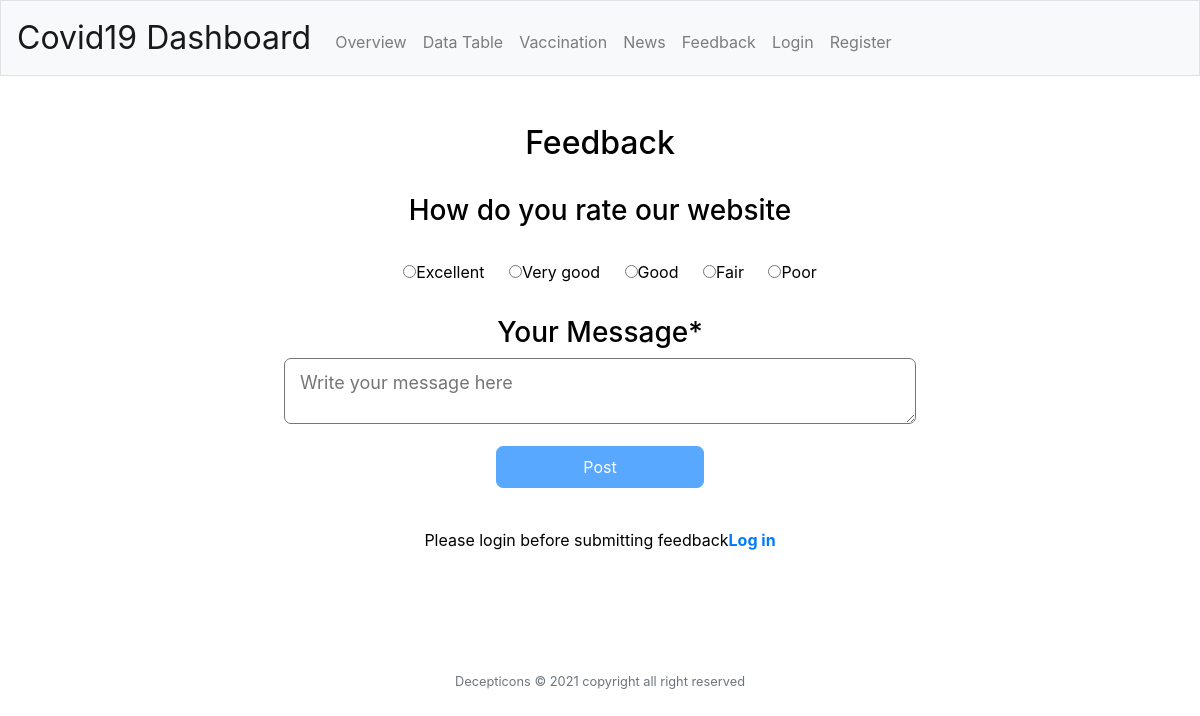
The page /feedback on the database as committed earlier.
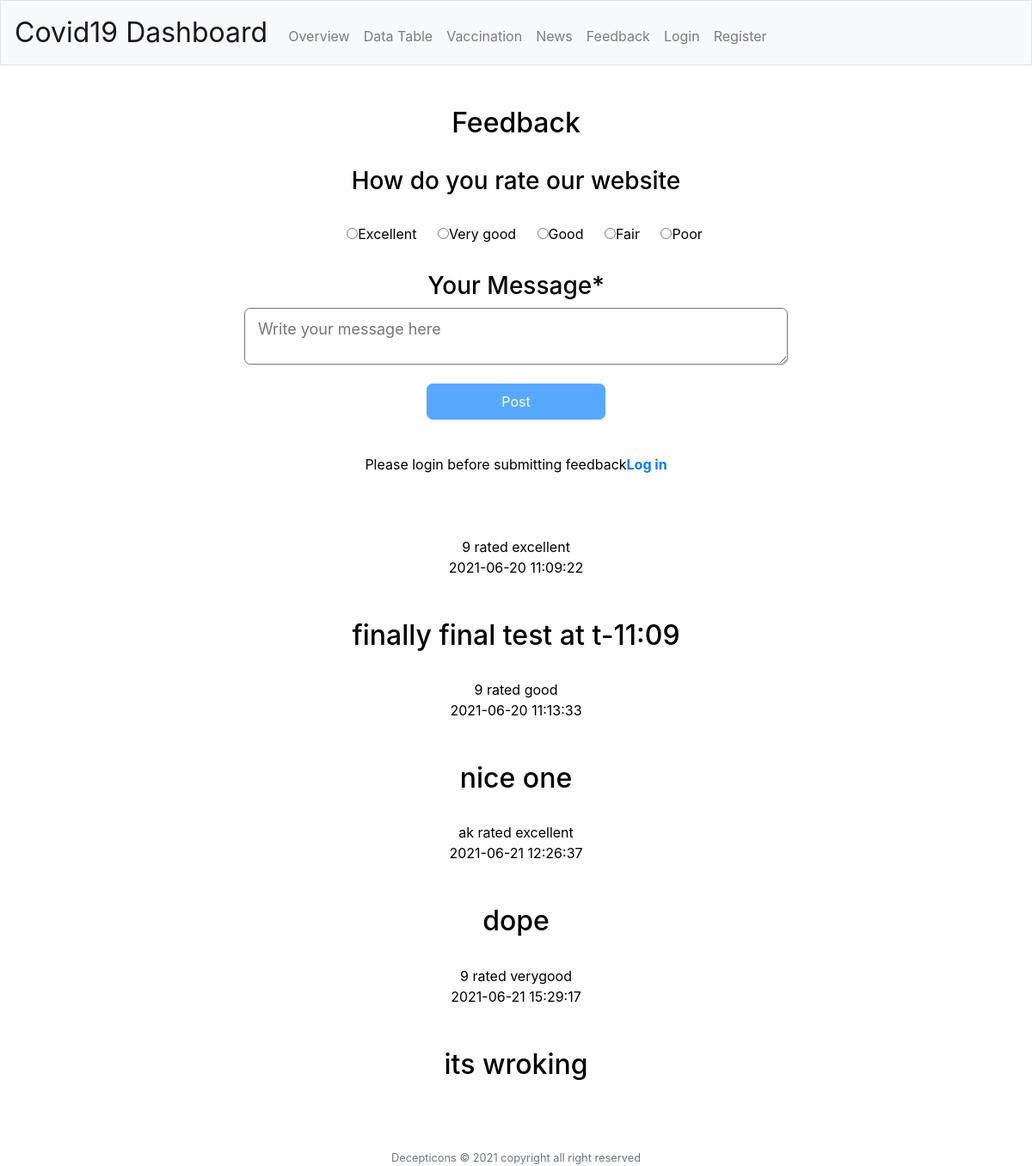
The same page on the database as committed later.
### tables this page shows
CREATE TABLE "feedback" (
	`id`	INTEGER NOT NULL,
	`username`	TEXT,
	`feedback`	TEXT,
	`rating`	TEXT,
	`email`	TEXT,
	`date_time`	TEXT,
	`feedback_id`	INTEGER NOT NULL,
	PRIMARY KEY(`feedback_id`)
);

### application.py (the view, shortened to what this page needs)
@app.route("/feedback", methods=["GET", "POST"])
def feedback():
    feedback_all=db.execute("SELECT feedback,date_time,username,rating FROM feedback ")
    print(feedback_all)
    feedback_all.sort(key=operator.itemgetter("date_time"))
    return render_template("feedback.html",feedback_all=feedback_all)

### application.py (called while the page is built)
@app.after_request
def after_request(response):
    response.headers["Cache-Control"] = "no-cache, no-store, must-revalidate"
    response.headers["Expires"] = 0
    response.headers["Pragma"] = "no-cache"
    return response

### templates/feedback.html
{% extends "layout.html" %} {% block title %} Feedback {% endblock %} {% block main %}
<div>
    <form action="/feedback" method="post">
        <div>
            <h2>Feedback</h2>
            <br>
            <div>
                <h3>How do you rate our website</h3>
                <br>
                <label class="radio-inline"><input type="radio" name="option" value="excellent">Excellent</label>
                <label class="radio-inline"><input type="radio" name="option" value="verygood">Very good</label>
                <label class="radio-inline"><input type="radio" name="option" value="good">Good</label>
                <label class="radio-inline"><input type="radio" name="option" value="fair">Fair</label>
                <label class="radio-inline"><input type="radio" name="option" value="poor">Poor</label>
            </div>
        </div>
        <br>
        <form>
            <div>
                <h3>Your Message*</h3>
                <textarea id="message" required="" placeholder="Write your message here" rows="2" cols="50" name="feedback"></textarea>
            </div>
            <div class="button">
                <button class="btn btn-primary" style="width: 20%; position: center;" type="submit" {% if session.user_id %} "" {% else %} disabled {% endif %}>Post</button>
            </div>
        </form>
    </form>
    <br>
    <div class="message">
        {% if session.user_id %}
        <p></p>
        {% else %}
        <p class="message">Please login before submitting feedback<b><a class="message" href="/login">Log in</a></b></p>
        {% endif %}
    </div>
    <div class="feedback_total">
        {% for feedback in feedback_all %}
        <div>
            <p>
                <span>{{feedback.username}} rated {{feedback.rating}} </span><br>
                <span>{{feedback.date_time}}</span>
            </p>
            <h2>{{feedback.feedback}}</h2>
            <br>
        </div>
        {% endfor %}
    </div>
</div>
{% endblock %}

### templates/layout.html (shortened to what this page needs)
<!DOCTYPE html>
<html lang="en">
<head>
    <link rel="stylesheet" href="https://cdn.jsdelivr.net/npm/bootstrap@4.5.3/dist/css/bootstrap.min.css">
    <link href="/static/styles.css" rel="stylesheet">
</head>
<body>
    <nav class="navbar navbar-expand-md navbar-light bg-light border">
        <a class="navbar-brand" href="/"><span class="black">Covid19 Dashboard</span></a>
        <div class="collapse navbar-collapse" id="navbar">
            {% if session.user_id %}
            <ul class="navbar-nav mr-auto mt-2">
                <li class="nav-item"><a class="nav-link" href="/">Overview</a></li>
                <li class="nav-item"><a class="nav-link" href="/data_table">Data Table</a></li>
                <li class="nav-item"><a class="nav-link" href="/vaccination">Vaccination</a></li>
                <li class="nav-item"><a class="nav-link" href="/news">News</a></li>
                <li class="nav-item"><a class="nav-link" href="/feedback">Feedback</a></li>
                <li class="nav-item"><a class="nav-link" href="/register">Register</a></li>
                <li class="nav-item"><a class="nav-link" href="/logout">Log out</a></li>
            </ul>
            {% else %}
            <ul class="navbar-nav mr-auto mt-2">
                <li class="nav-item"><a class="nav-link" href="/">Overview</a></li>
                <li class="nav-item"><a class="nav-link" href="/data_table">Data Table</a></li>
                <li class="nav-item"><a class="nav-link" href="/vaccination">Vaccination</a></li>
                <li class="nav-item"><a class="nav-link" href="/news">News</a></li>
                <li class="nav-item"><a class="nav-link" href="/feedback">Feedback</a></li>
                <li class="nav-item"><a class="nav-link" href="/login">Login</a></li>
                <li class="nav-item"><a class="nav-link" href="/register">Register</a></li>
            </ul>
            {% endif %}
        </div>
    </nav>
    <main class="container p-5">
        {% block main %}{% endblock %}
    </main>
    <footer class="small text-center text-muted">
        Decepticons &#169; 2021 copyright all right reserved
    </footer>
</body>
</html>

### static/styles.css (style rules this page uses)
body { background-color: white; color: black; }
nav .navbar-brand { font-size: xx-large; }
main { overflow-x: auto; text-align: center; }
p { height: 80px; }
.radio-inline { margin-left: 20px; }
#message { border: 0px .5px solid black; padding: 10px 0px 0px 15px; font-size: 18px; color: #000; border-radius: 7px; }
.button button { margin: 1rem 0; padding: .5rem; border-radius: 7px; }

Rows that differ between the two databases and show on the page:
added feedback: username "9", rating "excellent", date_time "2021-06-20 11:09:22", feedback "finally final test at t-11:09"
added feedback: username "9", rating "good", date_time "2021-06-20 11:13:33", feedback "nice one"
added feedback: username "ak", rating "excellent", date_time "2021-06-21 12:26:37", feedback "dope"
added feedback: username "9", rating "verygood", date_time "2021-06-21 15:29:17", feedback "its wroking"
